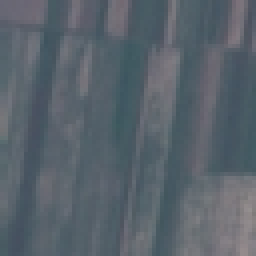
#> input picture data/EuroSAT/2750/AnnualCrop/AnnualCrop_1028.jpg, 64 x 64 px (shown 4 times larger); its folder holds only this picture in this run
$ python dataset_pipeline.py
#> lines starting #> are read from the running program, lines starting #| are printed output that depends on the picture
import os
import glob
import numpy as np
from PIL import Image, ImageDraw
import rasterio
import logging
from typing import List, Tuple, Optional

# Initialize logging
logging.basicConfig(level=logging.INFO, format='%(asctime)s - %(levelname)s - %(message)s')

# ------------------------------
# Configurable paths and params
# ------------------------------
class Config:
    DATA_ROOT = r"D:/Desktop/CU/Research/5th sem/IndianDefenseHSIGene/data"
    EUROSAT_PATH = os.path.join(DATA_ROOT, "EuroSAT", "2750")
    BHUVAN_PATH = os.path.join(DATA_ROOT, "bhuvan_patches")
    BIGEARTHNET_PATH = os.path.join(DATA_ROOT, "bigearthnet_patches")
    PATCH_SIZE = 64  # Resize all patches to this size (HxW)
    ANOMALY_FRACTION = 0.2  # Fraction of patches to augment with anomalies

# ---------------------------------
# Utility functions for normalization
# ---------------------------------
def normalize(arr: np.ndarray) -> np.ndarray:
    arr = arr.astype('float32')
    arr /= 255.0
    return arr

# ---------------------------------
# Dataset loading functions
# ---------------------------------
def load_eurosat_patches(base_folder: str) -> Tuple[np.ndarray, List[str]]:
    patches = []
    labels = []
    try:
        class_folders = [f.path for f in os.scandir(base_folder) if f.is_dir()]
        if not class_folders:
            logging.warning(f"No class folders found in EuroSAT base folder: {base_folder}")
        for class_dir in class_folders:
            class_name = os.path.basename(class_dir)
            img_paths = glob.glob(os.path.join(class_dir, "*.jpg"))
            if not img_paths:
                logging.warning(f"No images found in {class_dir}")
            for img_path in img_paths:
                try:
                    img = Image.open(img_path).resize((Config.PATCH_SIZE, Config.PATCH_SIZE))
                    patches.append(np.array(img))
                    labels.append(class_name)
                except Exception as e:
                    logging.error(f"Failed to load image: {img_path}, error: {e}")
    except Exception as e:
        logging.error(f"Error scanning EuroSAT base folder: {e}")

    patches = np.stack(patches) if patches else np.zeros((0, Config.PATCH_SIZE, Config.PATCH_SIZE, 3))
    return patches, labels

def load_tiff_patches(folder: str) -> np.ndarray:
    patches = []
    try:
        patch_files = glob.glob(os.path.join(folder, "*.tif")) + glob.glob(os.path.join(folder, "*.tiff"))
        if not patch_files:
            logging.warning(f"No .tif files found in {folder}")
        for tif_path in patch_files:
            try:
                with rasterio.open(tif_path) as src:
                    arr = src.read(out_shape=(src.count, Config.PATCH_SIZE, Config.PATCH_SIZE))
                    arr = np.moveaxis(arr, 0, -1)  # (bands, H, W) -> (H, W, bands)
                    patches.append(arr)
            except Exception as e:
                logging.error(f"Error loading tiff: {tif_path}, error: {e}")
    except Exception as e:
        logging.error(f"Error scanning folder {folder}: {e}")
    return np.stack(patches) if patches else np.zeros((0, Config.PATCH_SIZE, Config.PATCH_SIZE, 3))

# ---------------------------------
# Anomaly embedding with mask generation
# ---------------------------------
def embed_anomaly_with_mask(patch: np.ndarray, anomaly_type: str = "vehicle") -> Tuple[np.ndarray, np.ndarray]:
    img = Image.fromarray((patch * 255).astype(np.uint8))
    mask = Image.new("L", img.size, 0)
    draw_patch = ImageDraw.Draw(img)
    draw_mask = ImageDraw.Draw(mask)

    if anomaly_type == "vehicle":
        x0, y0 = np.random.randint(5, 40), np.random.randint(5, 40)
        x1, y1 = x0 + np.random.randint(10, 20), y0 + np.random.randint(6, 12)
        draw_patch.rectangle([x0, y0, x1, y1], fill=(45, 63, 45))
        draw_mask.rectangle([x0, y0, x1, y1], fill=255)
    elif anomaly_type == "troop":
        x0, y0 = np.random.randint(10, 54), np.random.randint(10, 54)
        x1, y1 = x0 + np.random.randint(5, 10), y0 + np.random.randint(5, 10)
        draw_patch.ellipse([x0, y0, x1, y1], fill=(80, 120, 80))
        draw_mask.ellipse([x0, y0, x1, y1], fill=255)
    else:
        logging.warning(f"Unknown anomaly type: {anomaly_type}, returning original patch without anomaly.")
        return patch, np.zeros(patch.shape[:2])

    return np.array(img) / 255.0, np.array(mask) / 255.0

def augment_with_anomalies_masks(patches: np.ndarray, fraction: Optional[float] = None
                                ) -> Tuple[np.ndarray, np.ndarray]:
    if fraction is None:
        fraction = Config.ANOMALY_FRACTION

    patches_aug = []
    masks = []
    for patch in patches:
        if np.random.rand() < fraction:
            anomaly_type = np.random.choice(["vehicle", "troop"])
            patch_anom, mask = embed_anomaly_with_mask(patch, anomaly_type)
            masks.append(mask)
            patches_aug.append(patch_anom)
        else:
            patches_aug.append(patch)
            masks.append(np.zeros(patch.shape[:2]))
    return np.stack(patches_aug), np.stack(masks)

# ---------------------------------
# Data augmentation functions
# ---------------------------------
def random_augment(patch: np.ndarray) -> np.ndarray:
    img = Image.fromarray((patch * 255).astype(np.uint8))
    if np.random.rand() < 0.5:
        img = img.transpose(Image.FLIP_LEFT_RIGHT)
    if np.random.rand() < 0.5:
        img = img.transpose(Image.FLIP_TOP_BOTTOM)
    if np.random.rand() < 0.5:
        angle = np.random.choice([90, 180, 270])
        img = img.rotate(angle)

    arr = np.array(img)
    if np.random.rand() < 0.3:
        noise = np.random.normal(0, 5, arr.shape)
        arr = arr + noise
        arr = np.clip(arr, 0, 255)
    return arr / 255.0

def augment_dataset(patches: np.ndarray) -> np.ndarray:
    return np.stack([random_augment(p) for p in patches])

# ---------------------------------
# Main preprocessing pipeline
# ---------------------------------
def preprocess_pipeline() -> Tuple[np.ndarray, List[str], np.ndarray]:
    eurosat_patches, eurosat_labels = load_eurosat_patches(Config.EUROSAT_PATH)
#> in load_eurosat_patches, img is the input picture: PIL image 64x64 RGB; mean R, G, B 89, 98.7, 107.2
#> eurosat_labels = ['AnnualCrop', 'Forest']
    bhuvan_patches = load_tiff_patches(Config.BHUVAN_PATH)
    bigearthnet_patches = load_tiff_patches(Config.BIGEARTHNET_PATH)

    eurosat_patches = normalize(eurosat_patches)
    bhuvan_patches = normalize(bhuvan_patches)
    bigearthnet_patches = normalize(bigearthnet_patches)

    # Aggregate all patches
    all_patches = np.concatenate([eurosat_patches, bhuvan_patches, bigearthnet_patches], axis=0)

    # For EuroSAT labels, pad with "Unknown" for non-EuroSAT data
    unknown_labels = ["Unknown"] * (bhuvan_patches.shape[0] + bigearthnet_patches.shape[0])
    all_labels = eurosat_labels + unknown_labels
#> all_labels = ['AnnualCrop', 'Forest']

    # Embed anomalies and get corresponding masks
    patches_with_anomalies, anomaly_masks = augment_with_anomalies_masks(all_patches)
#> the loop in augment_with_anomalies_masks, `for patch in patches:` made 2 passes
#> after the loop in augment_with_anomalies_masks, `for patch in patches:`: masks = 2 items

    # Optionally perform data augmentations here (uncomment if needed)
    # patches_with_anomalies = augment_dataset(patches_with_anomalies)

    logging.info(f"Total patches loaded: {all_patches.shape[0]}, with {np.sum(np.max(anomaly_masks, axis=(1, 2)) > 0)} anomaly-embedded patches")

    return patches_with_anomalies, all_labels, anomaly_masks

# ---------------------------------
# Visualization utilities
# ---------------------------------
import matplotlib.pyplot as plt

def show_anomaly_examples(patches: np.ndarray, masks: np.ndarray, n: int = 5, alpha: float = 0.4) -> None:
    plt.figure(figsize=(15, 3))
    for i in range(min(n, patches.shape[0])):
        plt.subplot(1, n, i + 1)
        patch = patches[i]
        mask = masks[i]

        display_patch = patch[:, :, :3] if patch.shape[-1] > 3 else patch
        plt.imshow((display_patch * 255).astype(np.uint8))
        plt.imshow(mask, cmap='Reds', alpha=alpha)
        plt.axis('off')
    plt.suptitle(f"Anomaly-Embedded Patches (Showing {n} samples)")
    plt.show()

def show_only_anomalies(patches: np.ndarray, masks: np.ndarray, n: int = 5, alpha: float = 0.4) -> None:
    """Visualize only patches that have anomalies."""
    anomaly_indices = [i for i, m in enumerate(masks) if np.max(m) > 0]
    if not anomaly_indices:
        logging.warning("No anomaly patches found to display.")
        return
    plt.figure(figsize=(15, 3))
    for idx, i in enumerate(anomaly_indices[:n]):
        plt.subplot(1, n, idx + 1)
        patch = patches[i]
        mask = masks[i]

        display_patch = patch[:, :, :3] if patch.shape[-1] > 3 else patch
        plt.imshow((display_patch * 255).astype(np.uint8))
        plt.imshow(mask, cmap='Reds', alpha=alpha)
        plt.axis('off')
    plt.suptitle(f"Only Anomaly-Embedded Patches (Showing {min(n, len(anomaly_indices))} samples)")
    plt.show()

# ---------------------------------
# Example main usage block
# ---------------------------------
if __name__ == "__main__":
    patches, labels, masks = preprocess_pipeline()
#> labels = ['AnnualCrop', 'Forest']
    # Visualize some examples with anomalies highlighted
    show_anomaly_examples(patches, masks, n=5)
#> the loop in show_anomaly_examples, `for i in range(min(n, patches.shape[0])):` made 2 passes
#> pass 2, in show_anomaly_examples, `patch = patches[i]`:
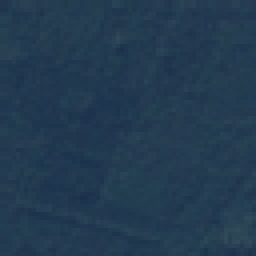
#> patch: shape (64, 64, 3) float32 (shown 4 times larger); mean of channels 0, 1, 2 0.136, 0.232, 0.317; drawn as R, G, B
#> in show_anomaly_examples, `plt.show()`:
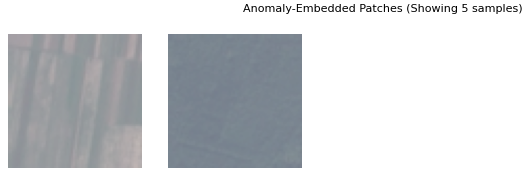
#> figure drawn by matplotlib, 2 panels
    # Visualize only patches with anomalies
    show_only_anomalies(patches, masks, n=5)
#> in show_only_anomalies, `anomaly_indices = [i for i, m in enumerate(masks) if np.max(m) > 0]`: anomaly_indices = []
